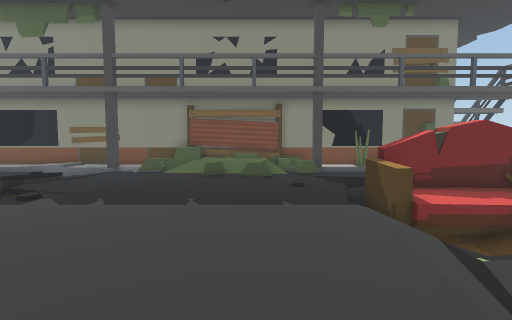
view 1 (above)

19 first-person views from a walk through a Unity game level. The camera is 1.5 m above the floor, tilts 4° down and sees 85° across. The floor is counted in squares, 1 m on a side. Each view is taken from the middle of a square. On the plan, view 1 faces up. The plan holds only what a view shows up to about 14 squares ahead; the rest is blank. The place goes on beyond the plan. The player character is not drawn.

view 2
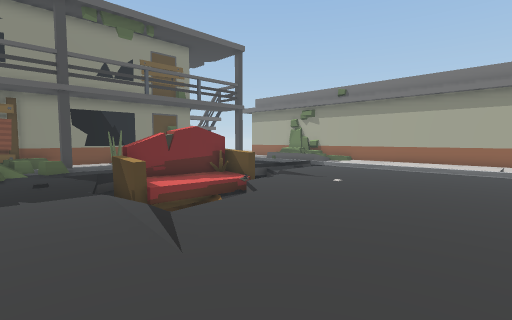

view 3
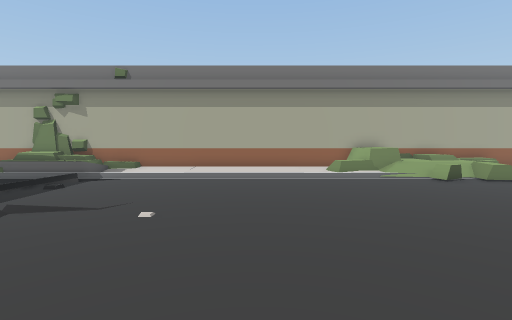

view 4
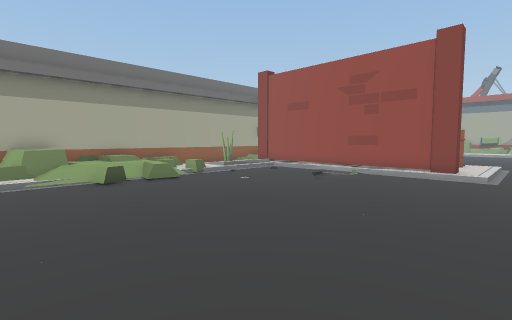

view 5
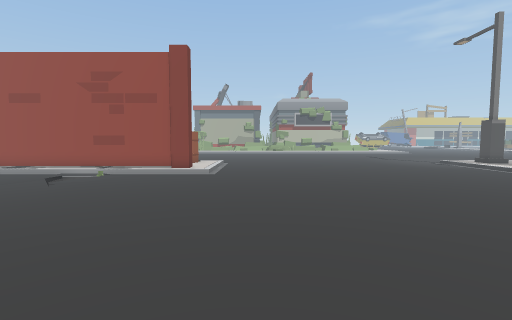

view 6
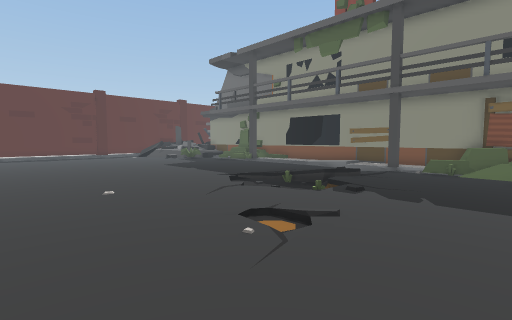

view 7
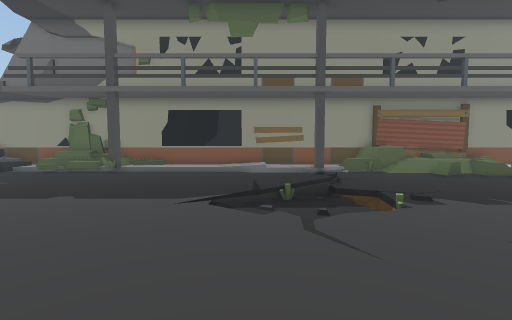

view 8
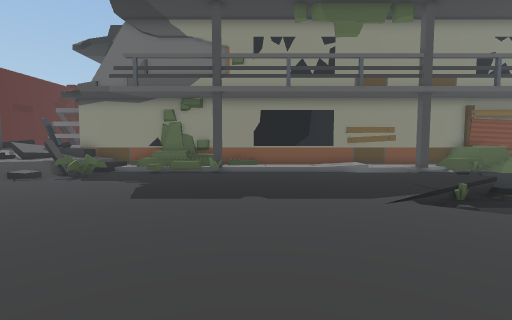

view 9
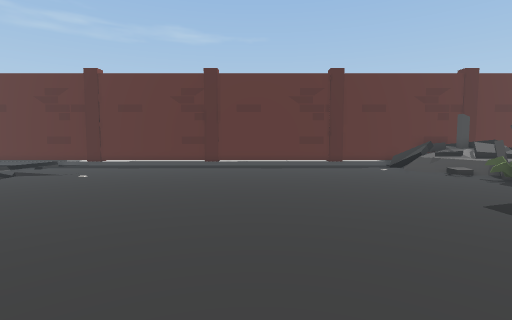

view 10
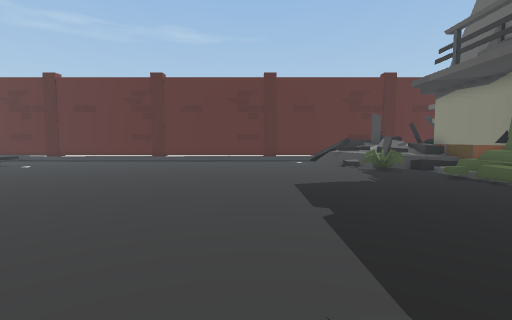

view 11
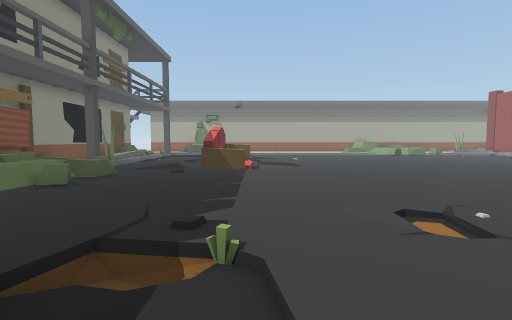

view 12
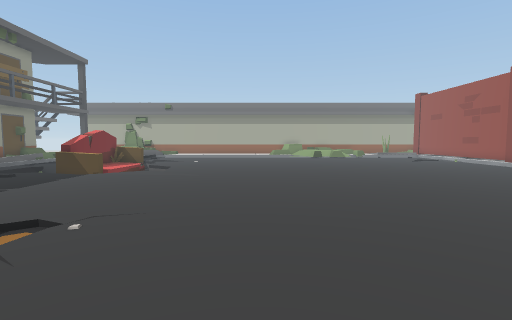

view 13
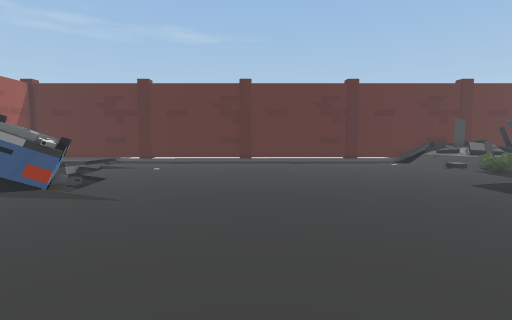

view 14
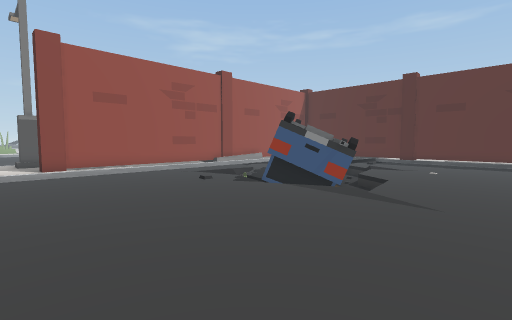

view 15
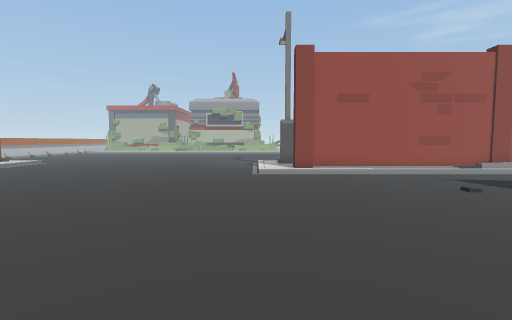

view 16
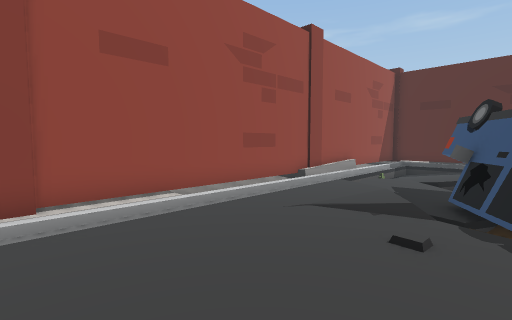

view 17
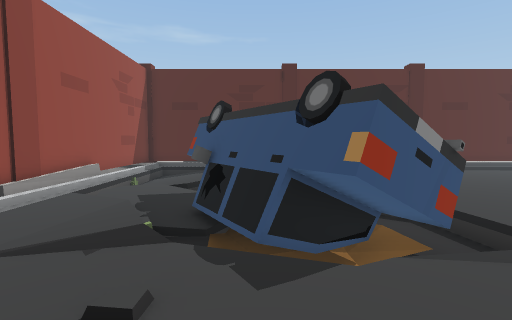

view 18
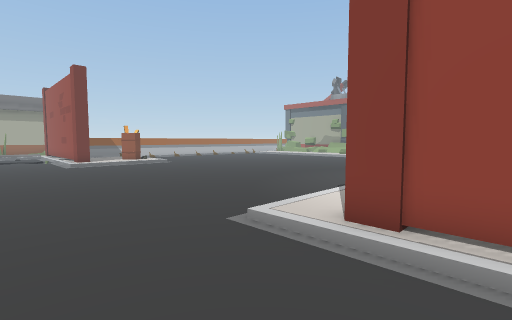

view 19
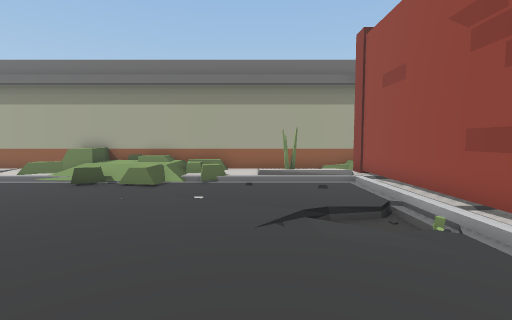

### Floor plan
Key: @ floor where view 1 was taken; # wall or solid block; . main floor; : floor 0.25 m higher than the main floor; - floor 0.25 m lower than the main floor; + floor 0.5 m higher than the main floor; _ floor 0.5 m lower than the main floor; * floor 0.75 m higher than the main floor; / step, stairs or slope; = window, fence, low wall or low ledge; ^ raised ledge; S sofa; O other object.
Columns run from 27 left of view 1 to 18 right of it. Each row starts with its distance up from view 1.
 14 #//+/// ///:::::::::::+^^ //=///#            #
 13  /+=#/.//.#......  .#.=////+/^#..            #
 12  **#==............/......^/=/=...           +#
 11  ///==............:/...........             /#
 10  //...............://........./=            /#
  9  .................::..........//          =//#
  8  ................//=/........./SSSSS  ///=/ /#
  7  .............../---/ ........SS   S /../// .#
  6  ...............//-//.........    /S/=..../ .#
  5  ................./...........    /......./ .#
  4  ............................./__/........///#
  3  ....................-/.................../::#
  2 ........................................../::#
  1 ........................................../::#
  0  ..........................@............../::#
 -1  .........................................//:#
 -2  ................ ......................../..#
 -3  ................ ..............  ........//+#
 -4  .................  ............ ........./=^#
 -5  .........................................//^#
 -6  ....../_O ..............................==++#
 -7  ...../_OO .............................../+*#
 -8  ..=//OOOOO...............................=+*#
 -9  /./ OO  ##...............................///#
-10  //  OOOOO/...............................=//#
-11       OOO_/.............................../::#
-12  ///=OO--=/........................../...///:#
-13 /////.-//............................//.../: #
-14 //// /..............................///..//: #
-15 _///__/............................../-/../: #
-16 /////////////:::::/............./::::.::::####
-17 #################:/............./##########  #

Positions as (right, up) in squares from view 1, and headings:
1: (0, 0), facing up
2: (0, -2), facing up-right
3: (4, 1), facing right
4: (4, -3), facing down-right
5: (3, -3), facing down
6: (-2, -1), facing up-left
7: (-10, 0), facing up
8: (-15, 0), facing up
9: (-12, 2), facing left
10: (-10, 6), facing left
11: (-10, 6), facing right
12: (-10, -1), facing right
13: (-9, 0), facing left
14: (-9, -2), facing down-left
15: (-9, -3), facing down
16: (-11, -10), facing down-left
17: (-13, -10), facing left
18: (-13, -12), facing down-right
19: (5, -12), facing right
